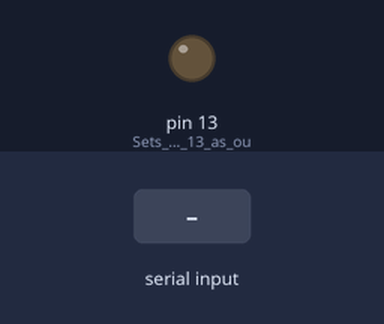
Simulated run of this sketch. Board: Arduino Uno, built with avr-gcc and run on an emulated ATmega328P. Shown: output pins drawn as LEDs (lit = HIGH). Inputs (shaded band) come from the test bench.

Above: at 1.2 s.
1.3 s: "2" received over the second serial link
At 2.8 s:
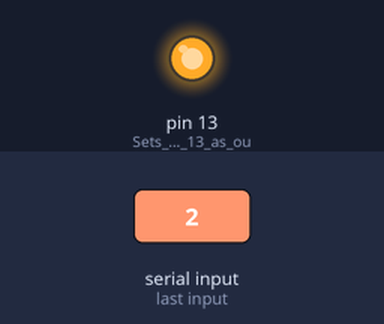
13.5 s: "0" received over the second serial link
At 14.6 s:
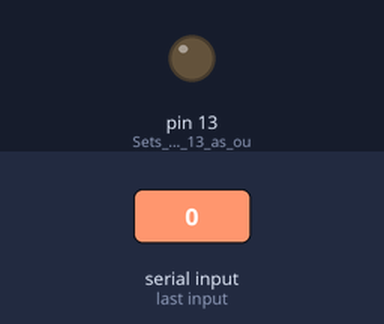
Timing chart, 0 to 16.0 s (numbered marks = the images above; inputs shaded):
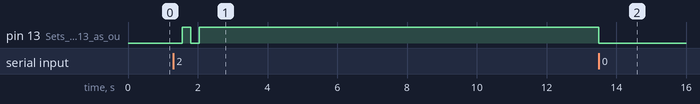

Measured:
- after the input at 1.3 s, pin 13 (Sets_digital_pin_13_as_ou): LOW → HIGH after 0.25 s, → LOW 0.25 s later, → HIGH 0.25 s later
- after the input at 13.5 s, pin 13 (Sets_digital_pin_13_as_ou): HIGH → LOW at once

The sketch:

boxcode.ino
```cpp
#include <Key.h>
#include <Keypad.h>


#include <SoftwareSerial.h>
char data = 0;                //Variable for storing received data
bool initial = true;

const byte ROWS = 4;
const byte COLS = 3;

char hexaKeys[ROWS][COLS] = {
    {'1', '2', '3'},
    {'4', '5', '6'},
    {'7', '8', '9'},
    {'*', '0', '#'}
  };

byte rowPins[ROWS] = {9, 8, 7, 6};
byte colPins[COLS] = {5, 4, 3};
Keypad customKeypad = Keypad(makeKeymap(hexaKeys), rowPins, colPins, ROWS, COLS);
SoftwareSerial btSerial(10,11);
int index = 0;
String password = "";
char* buf;

void setup()
{
  btSerial.begin(115200);
  Serial.begin(9600);         //Sets the data rate in bits per second (baud) for serial data transmission
  pinMode(13, OUTPUT);        //Sets digital pin 13 as output pin
}


void loop()
{
  char customKey = customKeypad.getKey();

  if (customKey){
    if (customKey == '#') {
      btSerial.print(password);
      Serial.println("Now sending: " + password);
      password = "";
    } else {
      password += customKey;
      Serial.println(password);
    }
  }
  if (btSerial.available() > 0) // Send data only when you receive data:
  {
    data = btSerial.read();      //Read the incoming data and store it into variable data
    if (data == '1')           //Checks whether value of data is equal to 1
      digitalWrite(13, HIGH);  //If value is 1 then LED turns ON
    else if (data == '0')      //Checks whether value of data is equal to 0
      digitalWrite(13, LOW);   //If value is 0 then LED turns OFF
    else if (data == '2') {
      digitalWrite(13, LOW);
      delay(250);
      digitalWrite(13, HIGH);
      delay(250);
      digitalWrite(13, LOW);
      delay(250);
      digitalWrite(13, HIGH);
    }
  }
}
```
